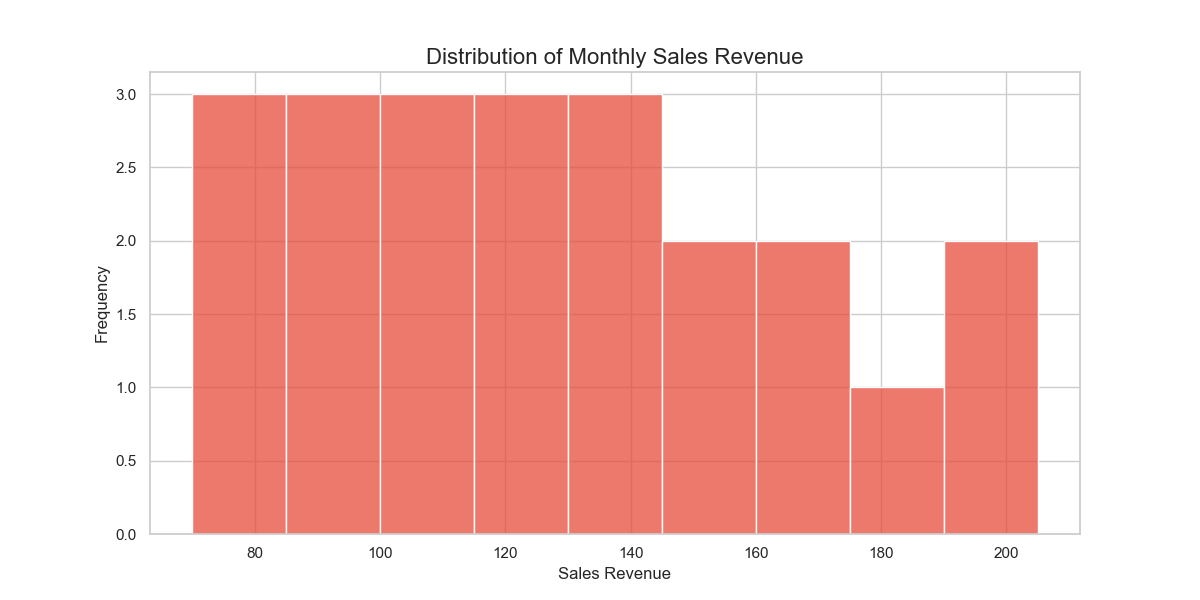

The script that drew this image:

import seaborn as sns
import matplotlib.pyplot as plt
import pandas as pd

# Data points
data_points = {
    'value': [75, 85, 95, 70, 90, 100, 80, 105, 115, 120, 130, 
              125, 135, 110, 140, 145, 150, 160, 170, 180, 190, 200]
}

# Convert to DataFrame
df = pd.DataFrame(data_points)

# Set the style
sns.set(style="whitegrid")

# Size of the figure
plt.figure(figsize=(12, 6))

# Create the histogram
sns.histplot(data=df, x="value", color="#e74c3c", binwidth=15, orientation="vertical")

# Set the title and labels
plt.title('Distribution of Monthly Sales Revenue', fontsize=16)
plt.xlabel('Sales Revenue')
plt.ylabel('Frequency')

# Show the plot
plt.show()
